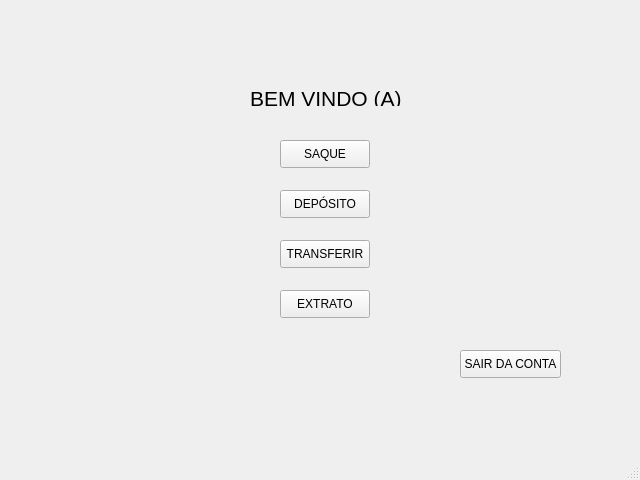
<?xml version="1.0" encoding="UTF-8"?>
<ui version="4.0">
 <class>MainWindow</class>
 <widget class="QMainWindow" name="MainWindow">
  <property name="geometry">
   <rect>
    <x>0</x>
    <y>0</y>
    <width>640</width>
    <height>480</height>
   </rect>
  </property>
  <property name="windowTitle">
   <string>MainWindow</string>
  </property>
  <widget class="QWidget" name="centralwidget">
   <widget class="QLabel" name="label">
    <property name="geometry">
     <rect>
      <x>250</x>
      <y>90</y>
      <width>151</width>
      <height>16</height>
     </rect>
    </property>
    <property name="font">
     <font>
      <pointsize>16</pointsize>
     </font>
    </property>
    <property name="text">
     <string>BEM VINDO (A)</string>
    </property>
   </widget>
   <widget class="QPushButton" name="pushButton">
    <property name="geometry">
     <rect>
      <x>280</x>
      <y>140</y>
      <width>90</width>
      <height>28</height>
     </rect>
    </property>
    <property name="text">
     <string>SAQUE</string>
    </property>
   </widget>
   <widget class="QPushButton" name="pushButton_2">
    <property name="geometry">
     <rect>
      <x>280</x>
      <y>190</y>
      <width>90</width>
      <height>28</height>
     </rect>
    </property>
    <property name="text">
     <string>DEPÓSITO</string>
    </property>
   </widget>
   <widget class="QPushButton" name="pushButton_3">
    <property name="geometry">
     <rect>
      <x>280</x>
      <y>240</y>
      <width>90</width>
      <height>28</height>
     </rect>
    </property>
    <property name="text">
     <string>TRANSFERIR</string>
    </property>
   </widget>
   <widget class="QPushButton" name="pushButton_4">
    <property name="geometry">
     <rect>
      <x>280</x>
      <y>290</y>
      <width>90</width>
      <height>28</height>
     </rect>
    </property>
    <property name="text">
     <string>EXTRATO</string>
    </property>
   </widget>
   <widget class="QPushButton" name="pushButton_5">
    <property name="geometry">
     <rect>
      <x>460</x>
      <y>350</y>
      <width>101</width>
      <height>28</height>
     </rect>
    </property>
    <property name="text">
     <string>SAIR DA CONTA</string>
    </property>
   </widget>
  </widget>
  <widget class="QMenuBar" name="menubar">
   <property name="geometry">
    <rect>
     <x>0</x>
     <y>0</y>
     <width>640</width>
     <height>22</height>
    </rect>
   </property>
  </widget>
  <widget class="QStatusBar" name="statusbar"/>
 </widget>
 <resources/>
 <connections/>
</ui>
